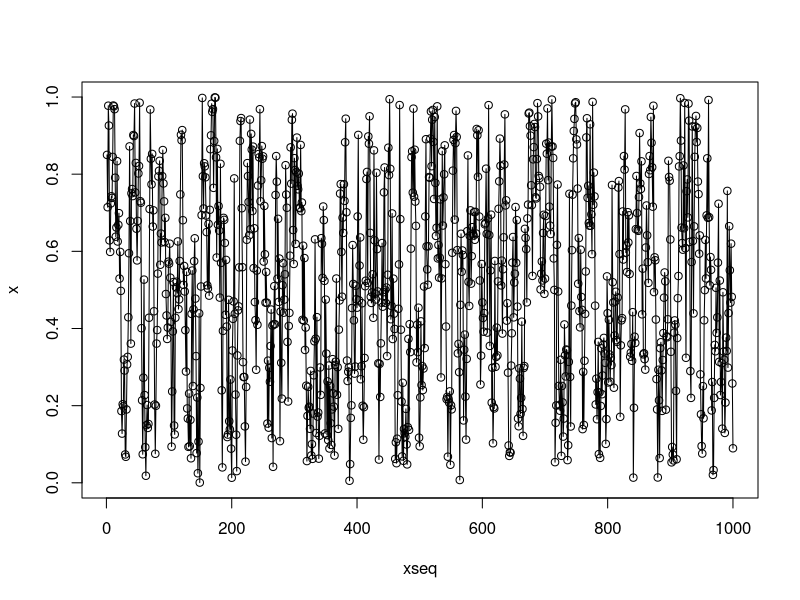
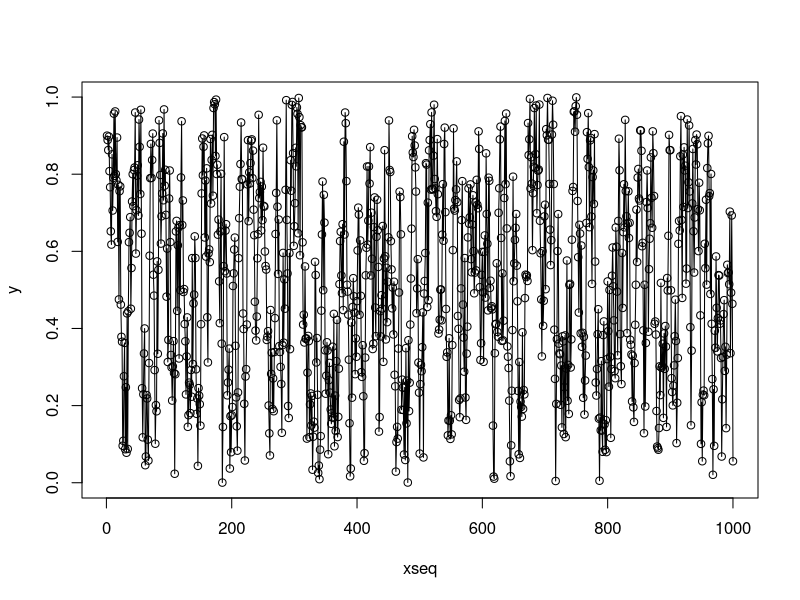
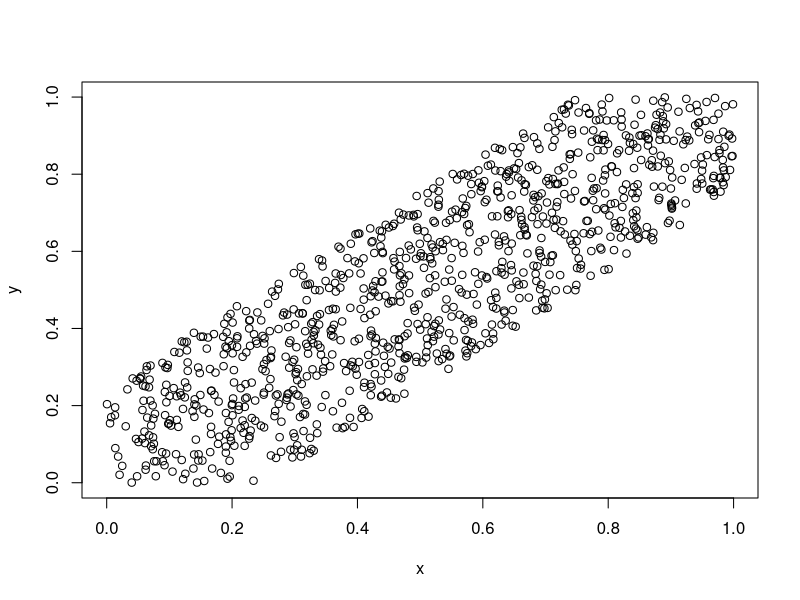
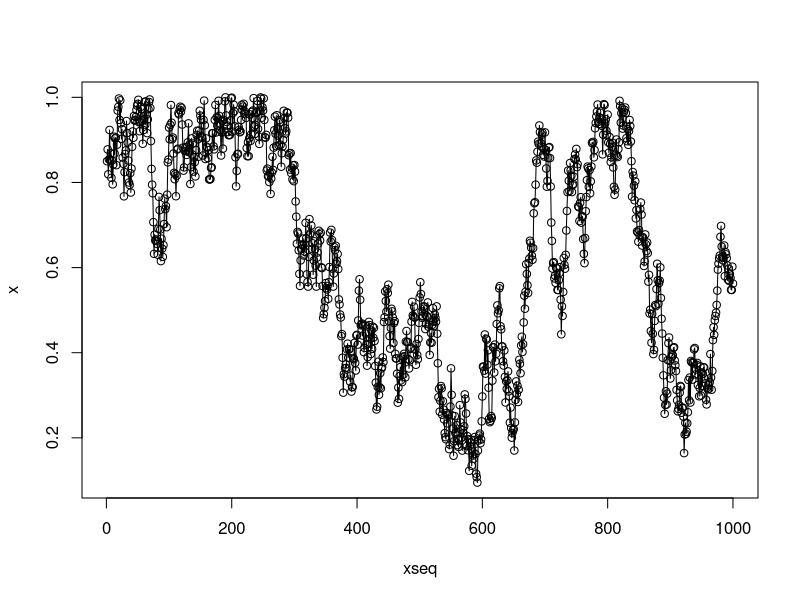
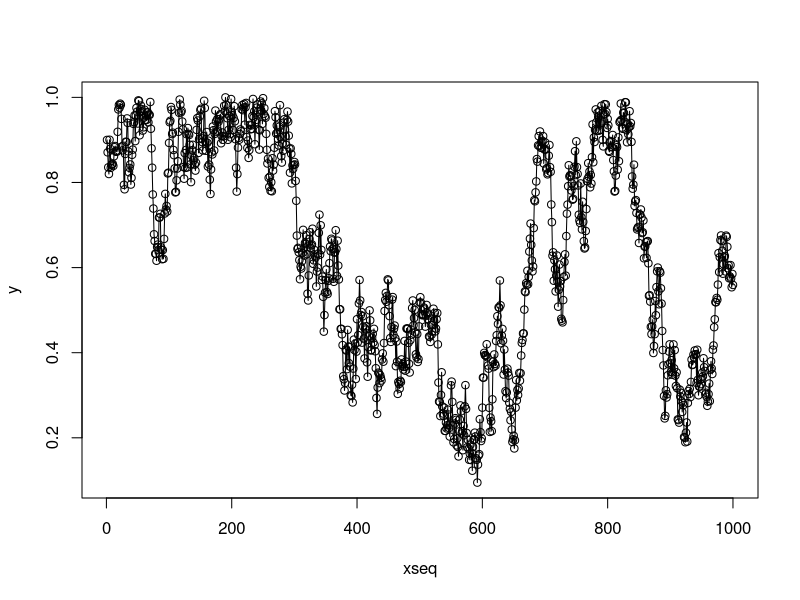
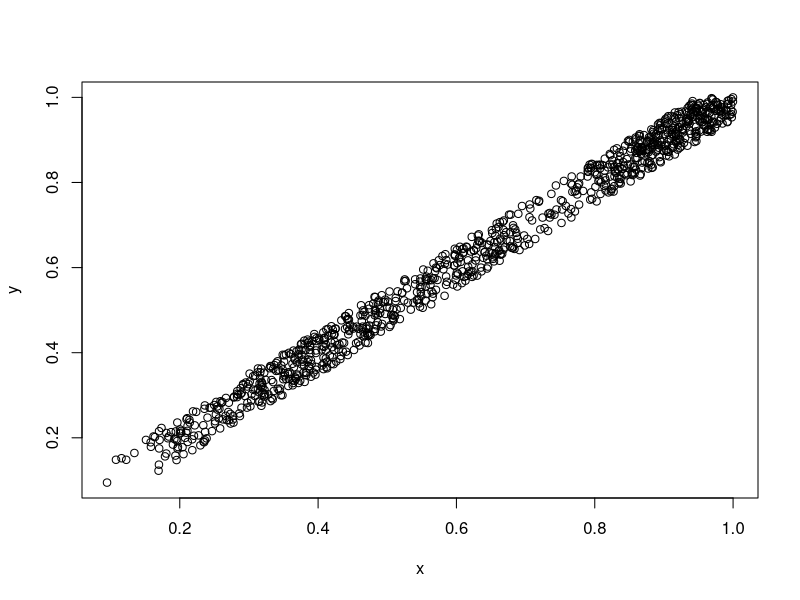
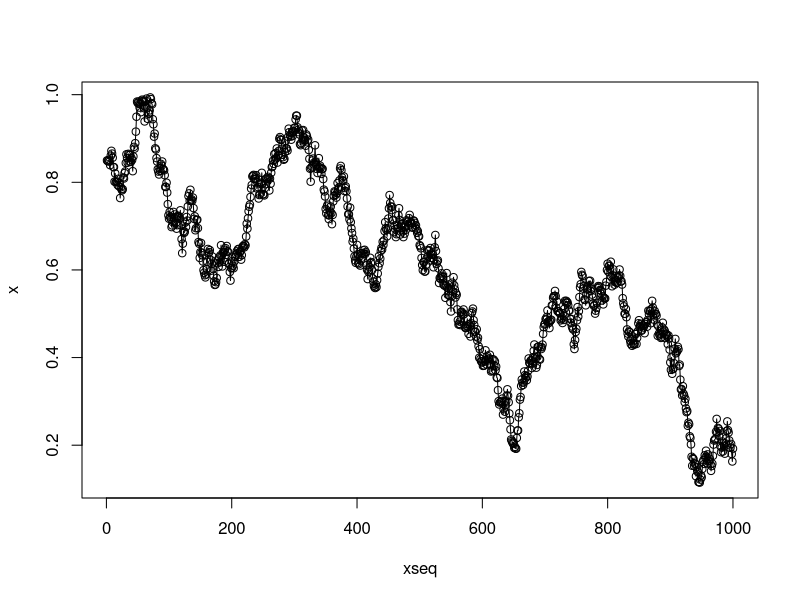
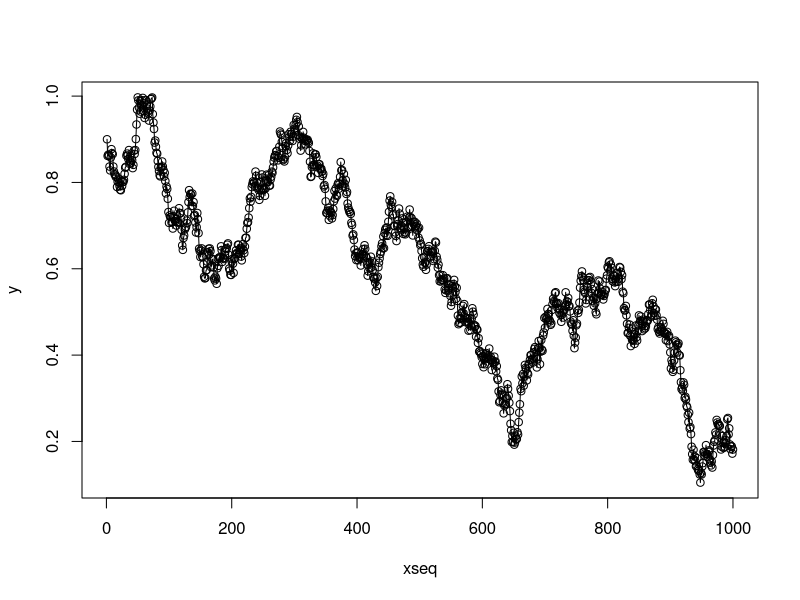

Generate these figures, in order, with R:
## ---- chunk 1
N <- 10^3

x<-rep(0,N)
y<-rep(0,N)
c<- c(0.25,0.05,0.02)

GS <- function(c){
y[1] <- 0.9
x[1] <- 0.85

for (i in 2:N){
  y[i] <- runif(1,max(0,x[i-1]-c),min(x[i-1]+c,1))
  x[i] <- runif(1,max(0,y[i]-c),min(y[i]+c,1))
}

xseq <-seq(1,N)
#traceplot of x
plot(xseq,x)
lines(xseq,x)
#traceplot of y
plot(xseq,y)
lines(xseq,y)

#scatterplot
plot(x,y)


return (NULL)
}
## ---- chunk 2
GS(c[1])

## ---- chunk 3
GS(c[2])

## ---- chunk 4
GS(c[3])

## ---- chunk 5
N <- 10^3

u<-rep(0,N)
v<-rep(0,N)
c<- c(0.25,0.05,0.02)

GS <- function(c){
u[1] <- 0.3
v[1] <- 0.2

for (i in 2:N){
  u[i] <- runif(1,abs(v[i-1]),1-abs(v[i-1]))
  v[i] <- runif(1,-min(u[i],c/2,1-u[i]),min(u,c/2,1-u))
}

xseq <-seq(1,N)
#traceplot of x
plot(xseq,u+v)
#traceplot of y
plot(xseq,u-v)

#scatterplot
plot(u+v,u-v)


return (NULL)
}
## ---- chunk 6


## ---- chunk 7
GS(c[2])

## ---- chunk 8
GS(c[3])

